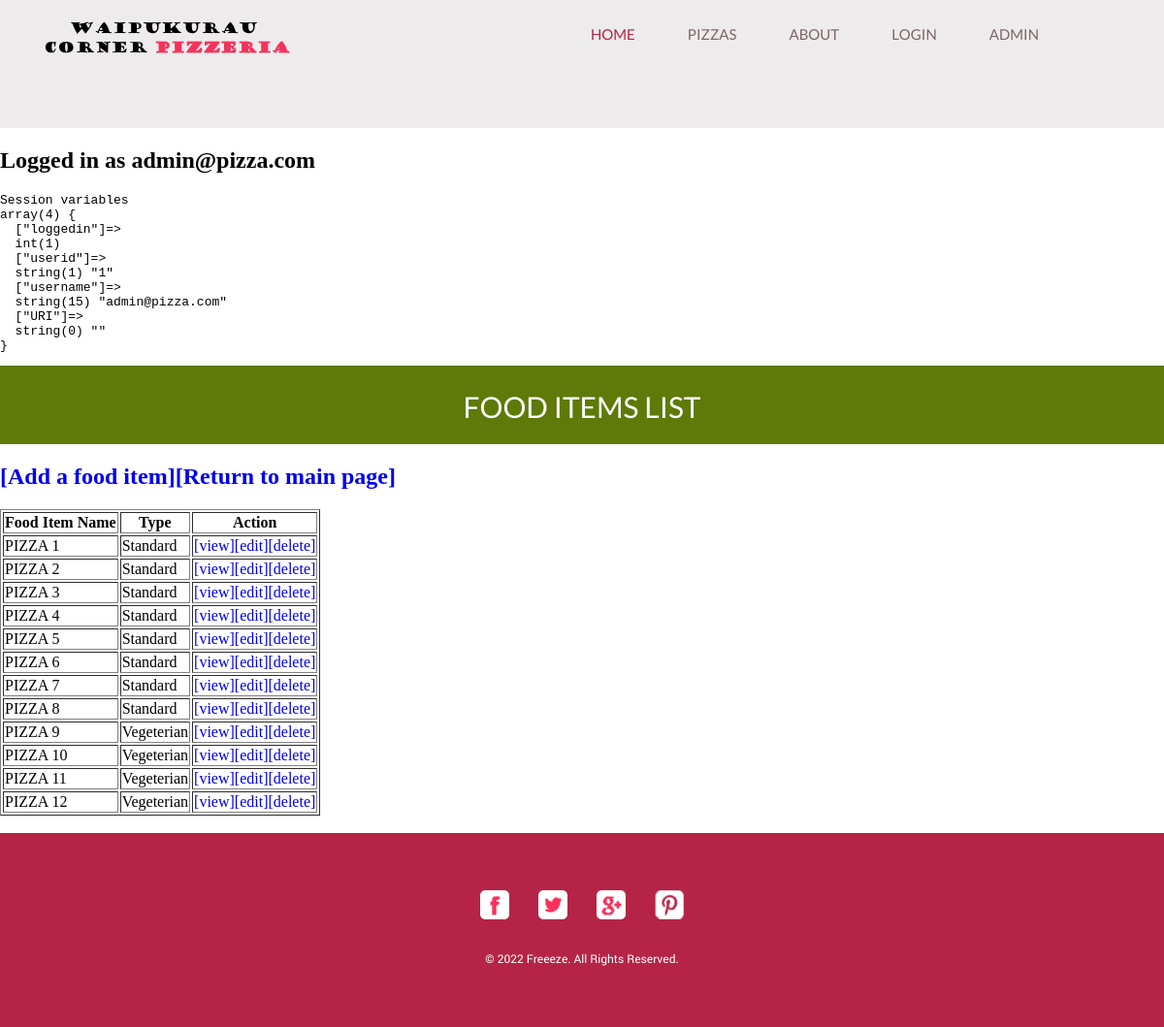
The page /listitems.php (signed in) on the database its author committed.
### tables this page shows
CREATE TABLE IF NOT EXISTS fooditems (
  itemID int unsigned NOT NULL auto_increment,
  pizza varchar(15) NOT NULL,  
  description text default NULL,  
  pizzatype character default "S",  
  price float NOT NULL,  
  PRIMARY KEY (itemID)
) AUTO_INCREMENT=1;

### listitems.php (the view, shortened to what this page needs)
<?php
include "checksession.php";
include "header.php";
include "menu.php";
$DBC = mysqli_connect(DBHOST, DBUSER, DBPASSWORD, DBDATABASE);
echo "<pre>";
echo "Session variables\n";
var_dump($_SESSION);
echo "</pre>";
$query = 'SELECT itemID,pizza,pizzatype FROM fooditems ORDER BY itemID';
$result = mysqli_query($DBC, $query);
$rowcount = mysqli_num_rows($result);
?>
<div id="body">
    <div class="header">
        <div>
            <h1>Food Items List</h1>
        </div>
    </div>
</div>
<h2><a href='additem.php'>[Add a food item]</a><a href="index.php">[Return to main page]</a></h2>
<table border="1">
    <thead>
        <tr>
            <th>Food Item Name</th>
            <th>Type</th>
            <th>Action</th>
        </tr>
    </thead>
    <?php
    if ($rowcount > 0) {
        while ($row = mysqli_fetch_assoc($result)) {
            $id = $row['itemID'];
            $pt = $row['pizzatype'] == 'S' ? 'Standard' : 'Vegeterian';
            echo '<tr><td>' . $row['pizza'] . '</td><td>' . $pt . '</td>';
            echo     '<td><a href="viewitem.php?id=' . $id . '">[view]</a>';
            echo         '<a href="edititem.php?id=' . $id . '">[edit]</a>';
            echo         '<a href="deleteitem.php?id=' . $id . '">[delete]</a></td>';
            echo '</tr>' . PHP_EOL;
        }
    } else echo "<h2>No food items found!</h2>";
    echo "</table><br>";
    include "footer.php";
    ?>

### css/style.css (style rules this page uses)
body { margin: 0; padding: 0; position: relative; width: auto; }
a { text-decoration: none; outline: none; }
#body { margin: 0; overflow: hidden; padding: 0; position: relative; width: 100%; }
#body div.header { background-color: #5F7A08; margin: 0 auto; max-width: none; overflow: hidden; padding: 0; }
#body div.header div { margin: 0 auto; max-width: 960px; padding: 0; }
#body div.header div h1 { color: #FFFFFF; font-family: lato-regular-webfont; font-size: 30px; font-weight: normal; line-height: 30px; margin: 0; padding: 28px 0 23px; text-align: center; text-transform: uppercase; }
#body div { margin: 0 auto; max-width: 960px; padding: 7px 0 57px; }

### rows shown on the page
fooditems: pizza "PIZZA 1", pizzatype "Standard"
fooditems: pizza "PIZZA 2", pizzatype "Standard"
fooditems: pizza "PIZZA 3", pizzatype "Standard"
fooditems: pizza "PIZZA 4", pizzatype "Standard"
fooditems: pizza "PIZZA 5", pizzatype "Standard"
fooditems: pizza "PIZZA 6", pizzatype "Standard"
fooditems: pizza "PIZZA 7", pizzatype "Standard"
fooditems: pizza "PIZZA 8", pizzatype "Standard"
fooditems: pizza "PIZZA 9", pizzatype "Vegeterian"
fooditems: pizza "PIZZA 10", pizzatype "Vegeterian"
fooditems: pizza "PIZZA 11", pizzatype "Vegeterian"
fooditems: pizza "PIZZA 12", pizzatype "Vegeterian"

### other values the page prints
$un "admin@pizza.com"
